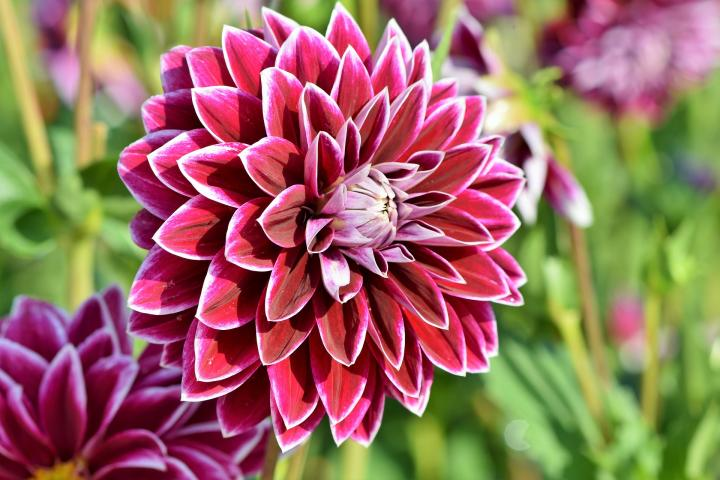
#> input picture flower.jpg, 720 x 480 px
$ python sobel_pil.py
#> lines starting #> are read from the running program, lines starting #| are printed output that depends on the picture
from PIL import Image, ImageFilter

with Image.open('flower.jpg') as image:
#> image is the input picture: PIL image 720x480 RGB; mean R, G, B 153.2, 109.5, 97
    image = image.convert('L')
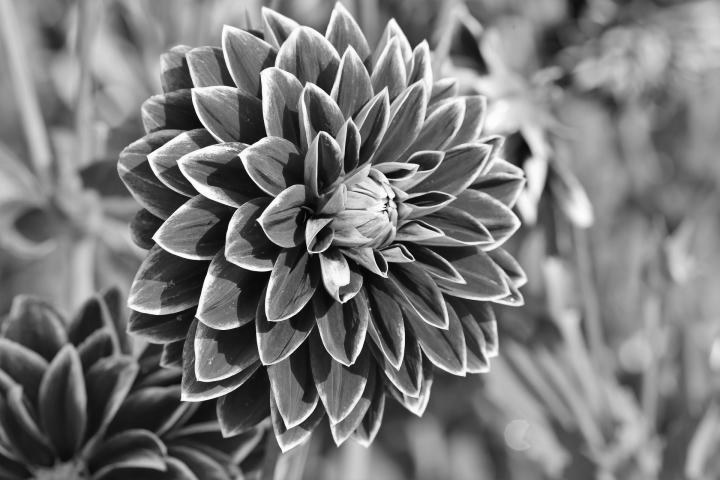
#> image: PIL image 720x480 L; min 2, max 255, mean 121.1

    sobel = image.filter(ImageFilter.FIND_EDGES)
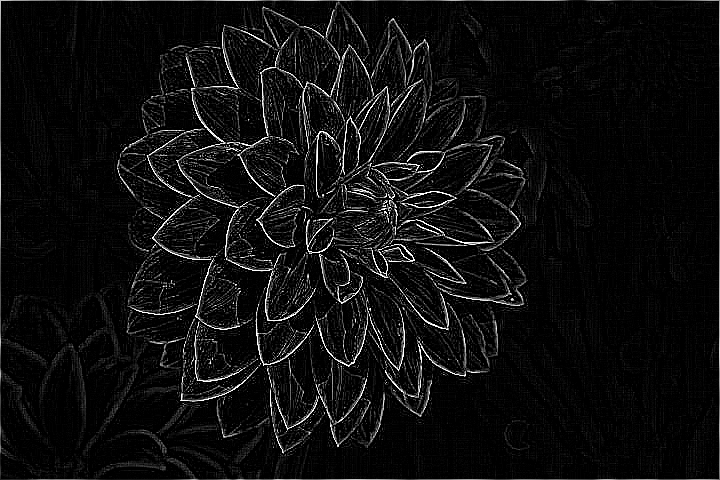
#> sobel: PIL image 720x480 L; min 0, max 255, mean 14.6
    sobel.save('pil_sobel_out.png')
